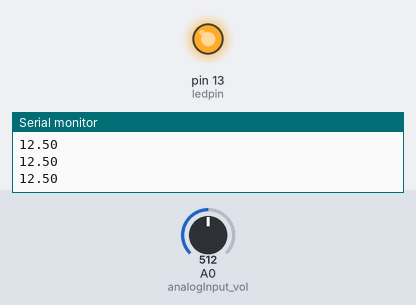
Simulated run of this sketch. Board: Arduino Uno, built with avr-gcc and run on an emulated ATmega328P. Shown: output pins drawn as LEDs (lit = HIGH), the last lines printed to the serial monitor. The test bench sets the inputs (shaded band); at power-on: A0 (analogInput_vol) = 512.

Above: at 1.2 s.
1.3 s: A0 (analogInput_vol) set to 90
2.8 s: A0 (analogInput_vol) set to 77
At 3.4 s:
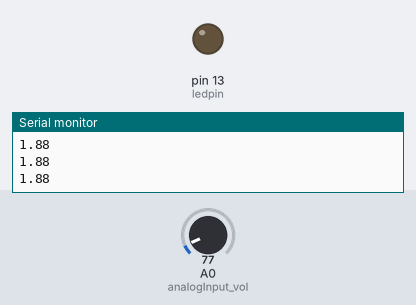
4.3 s: A0 (analogInput_vol) set to 122
At 4.9 s:
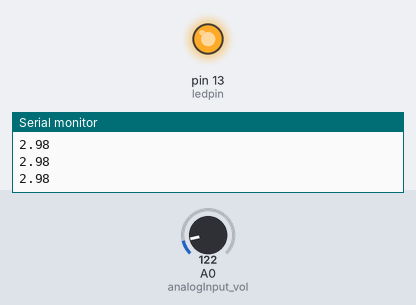
5.8 s: A0 (analogInput_vol) set to 0
At 6.3 s:
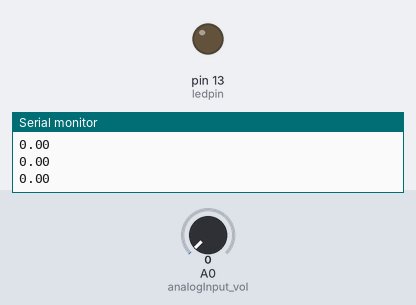
Timing chart, 0 to 8.3 s (numbered marks = the images above; inputs shaded):
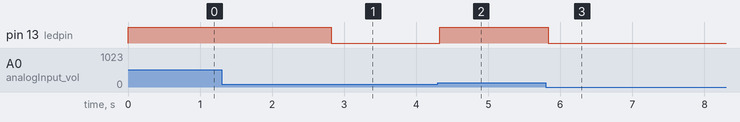

Measured:
- the behaviour switches between 82 and 81 on A0 (analogInput_vol) (found by bisection; images 0 and 1)
- after the input at 2.8 s, pin 13 (ledpin): HIGH → LOW at once
- after the input at 4.3 s, pin 13 (ledpin): LOW → HIGH at once
- after the input at 5.8 s, pin 13 (ledpin): HIGH → LOW at once

The sketch:

LAB13.ino
```cpp
unsigned long runMillis;
int analogInput_vol = A0;
float vout = 0.0;
float vin = 0.0;
float R1 = 30000.0;
float R2 = 7500.0;
int svalue = 0;
int ledpin = 13;
int voltthresh = 2;

void setup()
{
  Serial.begin(9600);
  pinMode(analogInput_vol, INPUT);
  pinMode(ledpin, OUTPUT);
  digitalWrite(ledpin, LOW);
}

void loop()
{
  svalue = analogRead(analogInput_vol);
  vout = (svalue * 5.0) / 1024.0;
  vin = vout / (R2 /(R1 + R2));

  Serial.println(vin);

  if(vin > voltthresh)
  {
    digitalWrite(ledpin, HIGH);
  }
  else
  {
    digitalWrite(ledpin, LOW);
  }
  delay(100);

}
```
